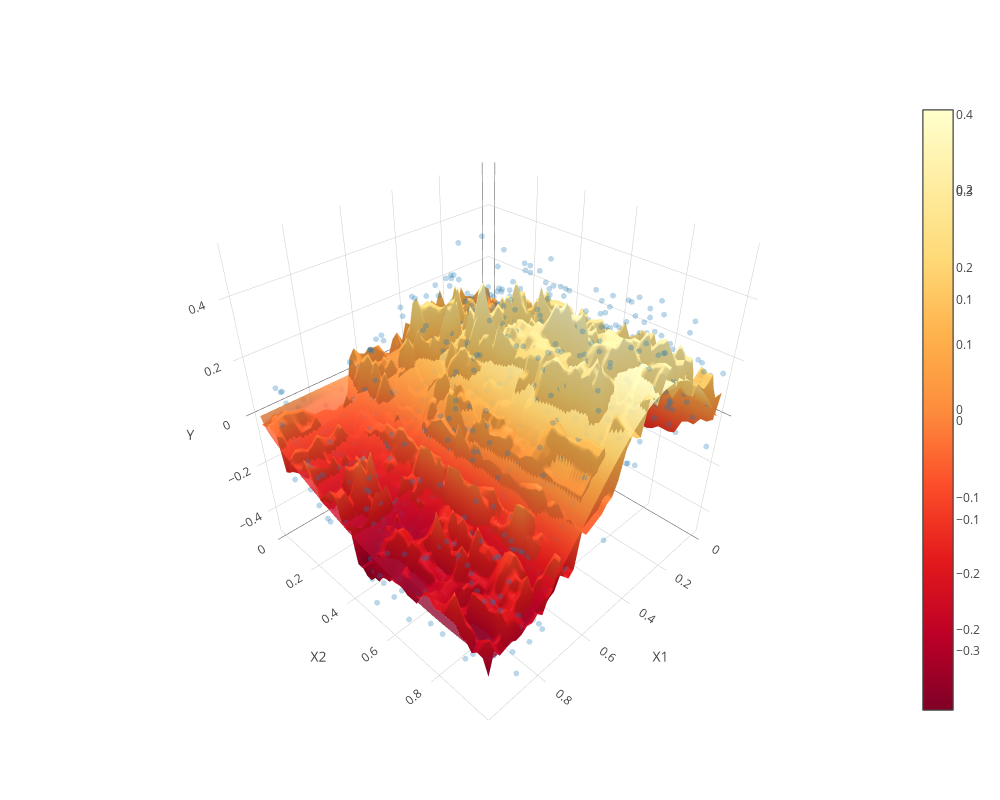

The notebook cell saved with this chart:
### Markdown cell above
### Random Forests

A random forests is the average of many randomized regression trees

Trees randomized by
- Fitting on randomly resampled subsets of data
- Randomize features chosen for branching:

$$
\min_{j \in S,s} \left[ \min_{c_1} \sum_{i: x_{i,j} \leq s, x_i \in R}
    (y_i - c_1)^2 + \min_{c_2} \sum_{i: x_{i,j} > s, x_i \in R}
    (y_i - c_2)^2 \right]
$$

where $ S $ is a random subset of features

Randomizing and averaging smooths out the predictions from individual
trees. This improves predictions and reduces the variance of the
predictions.

### Code cell
# example of forest for simulated data

from sklearn.ensemble import RandomForestRegressor
forest = RandomForestRegressor(n_estimators = 10).fit(Xsim,ysim)
fig=surface_scatter_plot(Xsim,ysim,lambda x: forest.predict([x]),
                         show_f0=True)
py.iplot(fig)

### Figure 1 — Plotly figure (JSON) as saved in the notebook; plotly's stock layout.template omitted (floating-point values rounded to 4 significant figures; data arrays with more than 128 entries replaced by an {"elided": "..."} marker saying what was removed)
{"data": [{"marker": {"opacity": 0.3, "size": 2}, "mode": "markers", "type": "scatter3d", "uid": "875ca294-9b1a-41bc-ad14-ee3df14d9dbc", "x": {"elided": "1000 float values"}, "y": {"elided": "1000 float values"}, "z": {"elided": "1000 float values"}}, {"colorscale": "YlOrRd", "opacity": 1, "type": "surface", "uid": "a4a02395-dd62-4dfe-b79c-bcc5856a7961", "x": [0, 0.02041, 0.04082, 0.06122, 0.08163, 0.102, 0.1224, 0.1429, 0.1633, 0.1837, 0.2041, 0.2245, 0.2449, 0.2653, 0.2857, 0.3061, 0.3265, 0.3469, 0.3673, 0.3878, 0.4082, 0.4286, 0.449, 0.4694, 0.4898, 0.5102, 0.5306, 0.551, 0.5714, 0.5918, 0.6122, 0.6327, 0.6531, 0.6735, 0.6939, 0.7143, 0.7347, 0.7551, 0.7755, 0.7959, 0.8163, 0.8367, 0.8571, 0.8776, 0.898, 0.9184, 0.9388, 0.9592, 0.9796, 1], "y": [0, 0.02041, 0.04082, 0.06122, 0.08163, 0.102, 0.1224, 0.1429, 0.1633, 0.1837, 0.2041, 0.2245, 0.2449, 0.2653, 0.2857, 0.3061, 0.3265, 0.3469, 0.3673, 0.3878, 0.4082, 0.4286, 0.449, 0.4694, 0.4898, 0.5102, 0.5306, 0.551, 0.5714, 0.5918, 0.6122, 0.6327, 0.6531, 0.6735, 0.6939, 0.7143, 0.7347, 0.7551, 0.7755, 0.7959, 0.8163, 0.8367, 0.8571, 0.8776, 0.898, 0.9184, 0.9388, 0.9592, 0.9796, 1], "z": {"elided": "50x50 float values"}}, {"colorscale": "YlOrRd", "opacity": 0.8, "type": "surface", "uid": "499c6283-9914-4de4-8e34-b6ddf77f29fe", "x": [0, 0.02041, 0.04082, 0.06122, 0.08163, 0.102, 0.1224, 0.1429, 0.1633, 0.1837, 0.2041, 0.2245, 0.2449, 0.2653, 0.2857, 0.3061, 0.3265, 0.3469, 0.3673, 0.3878, 0.4082, 0.4286, 0.449, 0.4694, 0.4898, 0.5102, 0.5306, 0.551, 0.5714, 0.5918, 0.6122, 0.6327, 0.6531, 0.6735, 0.6939, 0.7143, 0.7347, 0.7551, 0.7755, 0.7959, 0.8163, 0.8367, 0.8571, 0.8776, 0.898, 0.9184, 0.9388, 0.9592, 0.9796, 1], "y": [0, 0.02041, 0.04082, 0.06122, 0.08163, 0.102, 0.1224, 0.1429, 0.1633, 0.1837, 0.2041, 0.2245, 0.2449, 0.2653, 0.2857, 0.3061, 0.3265, 0.3469, 0.3673, 0.3878, 0.4082, 0.4286, 0.449, 0.4694, 0.4898, 0.5102, 0.5306, 0.551, 0.5714, 0.5918, 0.6122, 0.6327, 0.6531, 0.6735, 0.6939, 0.7143, 0.7347, 0.7551, 0.7755, 0.7959, 0.8163, 0.8367, 0.8571, 0.8776, 0.898, 0.9184, 0.9388, 0.9592, 0.9796, 1], "z": {"elided": "50x50 float values"}}], "layout": {"autosize": true, "height": 800, "scene": {"xaxis": {"title": {"text": "X1"}}, "yaxis": {"title": {"text": "X2"}}, "zaxis": {"title": {"text": "Y"}}}, "width": 1000}}
